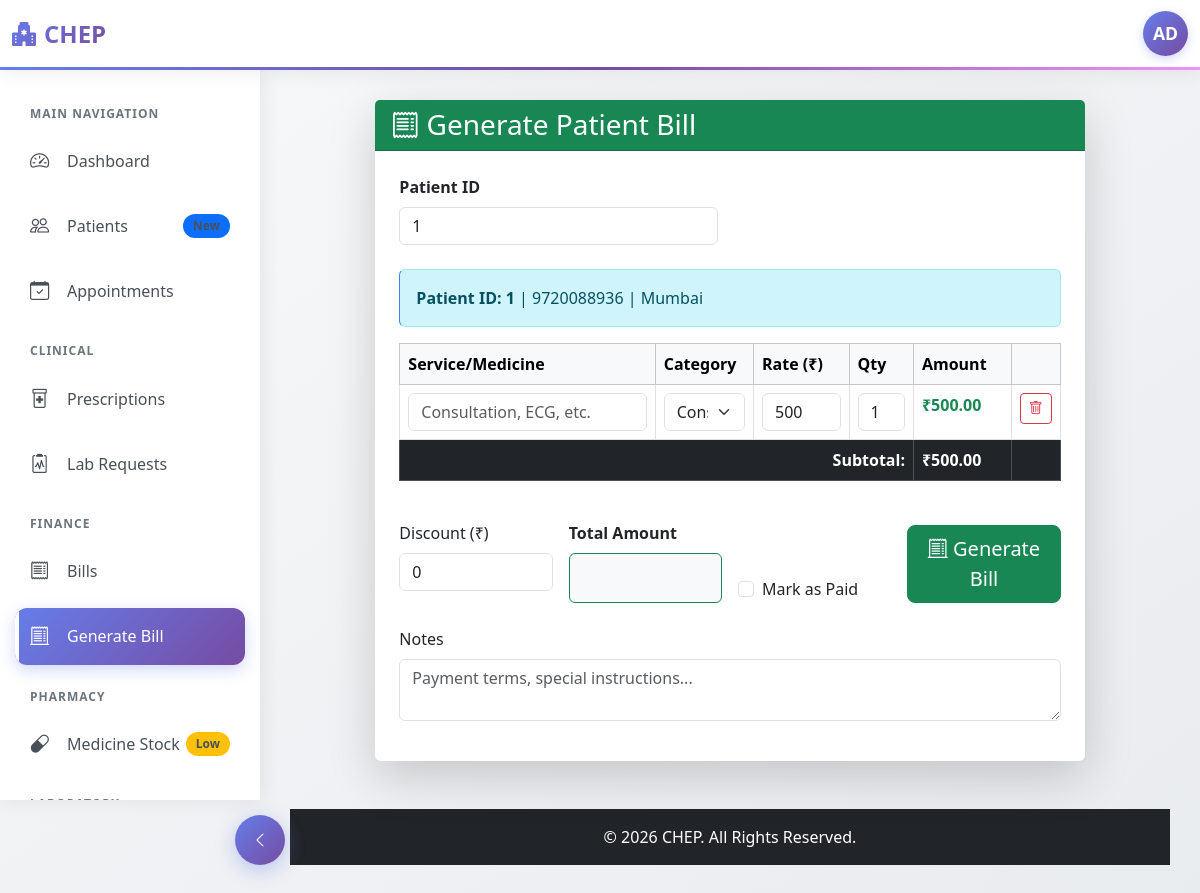
/billing/bill_generate.php?patient_id=1 (signed in), run on the app's committed database.
### tables this page shows
CREATE TABLE patients (
    id INT UNSIGNED PRIMARY KEY AUTO_INCREMENT,
    name VARCHAR(100) NOT NULL,
    email VARCHAR(150),
    contact VARCHAR(15) NOT NULL,
    gender ENUM('male', 'female', 'other'),
    dob DATE,
    blood_group VARCHAR(5),
    address TEXT,
    city VARCHAR(100),
    pincode VARCHAR(10),
    emergency_contact VARCHAR(15),
    created_at TIMESTAMP DEFAULT CURRENT_TIMESTAMP
);

### billing/bill_generate.php (the view, shortened to what this page needs)
<?php
require_once '../config.php';
require_once '../includes/header.php';
$patient_id = (int)($_POST['patient_id'] ?? $_GET['patient_id'] ?? 0);
$patient = null;
if ($patient_id > 0) {
    $stmt_patient = $conn->prepare("SELECT * FROM patients WHERE id = ?");
    $stmt_patient->bind_param('i', $patient_id);
    $stmt_patient->execute();
    $patient = $stmt_patient->get_result()->fetch_assoc();
}
?>
<div class="container-fluid">
    <div class="row justify-content-center">
        <div class="col-xl-10">
            <div class="card shadow-lg border-0">
                <div class="card-header bg-success text-white">
                    <h3 class="mb-0"><i class="bi bi-receipt"></i> Generate Patient Bill</h3>
                </div>
                <div class="card-body p-4">
                    <form method="POST" id="billForm">
                        <div class="row mb-4">
                            <div class="col-md-6">
                                <label class="form-label fw-bold">Patient ID</label>
                                <input
                                    type="number"
                                    name="patient_id"
                                    class="form-control"
                                    placeholder="Enter patient ID..."
                                    min="1"
                                    required
                                    value="<?php echo $patient_id ?: ''; ?>"
                                >
                            </div>
                        </div>
                        <?php if ($patient): ?>
                        <div class="alert alert-info">
                            <strong>Patient ID: <?php echo $patient['id']; ?></strong> |
                            <?php echo htmlspecialchars($patient['contact']); ?> |
                            <?php echo $patient['city']; ?>
                        </div>
                        <?php endif; ?>
                        <div class="table-responsive mb-4">
                            <table class="table table-bordered" id="itemsTable">
                                <thead class="table-light">
                                    <tr>
                                        <th style="width: 40%">Service/Medicine</th>
                                        <th style="width: 15%">Category</th>
                                        <th style="width: 15%">Rate (₹)</th>
                                        <th style="width: 10%">Qty</th>
                                        <th style="width: 15%">Amount</th>
                                        <th style="width: 5%"></th>
                                    </tr>
                                </thead>
                                <tbody>
                                    <tr class="item-row">
                                        <td>
                                            <input type="text" name="bill_items[0][name]" class="form-control item-name" placeholder="Consultation, ECG, etc." list="services-list" required>
                                        </td>
                                        <td>
                                            <select name="bill_items[0][category]" class="form-select">
                                                <option value="consultation">Consultation</option>
                                            </select>
                                        </td>
                                        <td><input type="number" name="bill_items[0][rate]" class="form-control rate-input" min="0" step="0.01" value="500"></td>
                                        <td><input type="number" name="bill_items[0][quantity]" class="form-control qty-input" min="1" value="1"></td>
                                        <td class="amount-cell fw-bold text-success">₹500.00</td>
                                        <td><button type="button" class="btn btn-sm btn-outline-danger remove-row"><i class="bi bi-trash"></i></button></td>
                                    </tr>
                                </tbody>
                                <tfoot>
                                    <tr class="table-dark">
                                        <th colspan="4" class="text-end">Subtotal:</th>
                                        <th id="subtotal">₹500.00</th>
                                        <th></th>
                                    </tr>
                                </tfoot>
                            </table>
                        </div>
                        <div class="row g-3 mb-4">
                            <div class="col-md-3">
                                <label class="form-label">Discount (₹)</label>
                                <input type="number" id="discountAmt" name="discount" class="form-control" min="0" value="0">
                            </div>
                            <div class="col-md-3">
                                <label class="form-label"><strong>Total Amount</strong></label>
                                <input type="text" id="totalAmount" class="form-control fw-bold fs-4 text-success bg-light border-success" readonly>
                            </div>
                            <div class="col-md-3 align-self-end">
                                <div class="form-check">
                                    <input class="form-check-input" type="checkbox" id="markPaid" name="mark_paid">
                                    <label class="form-check-label" for="markPaid">Mark as Paid</label>
                                </div>
                            </div>
                            <div class="col-md-3 align-self-end">
                                <button type="submit" class="btn btn-success btn-lg w-100" id="generateBillBtn">
                                    <i class="bi bi-receipt-cutoff"></i> Generate Bill
                                </button>
                            </div>
                        </div>
                        <div class="mb-3">
                            <label class="form-label">Notes</label>
                            <textarea name="notes" class="form-control" rows="2" placeholder="Payment terms, special instructions..."></textarea>
                        </div>
                    </form>
                </div>
            </div>
        </div>
    </div>
</div>
<?php require_once '../includes/footer.php'; ?>

### includes/header.php (style rules this page uses)
:root { --primary-gradient: linear-gradient(135deg, #667eea 0%, #764ba2 100%); --sidebar-width: 260px; --navbar-height: 70px; }
* { margin: 0; padding: 0; box-sizing: border-box; }
body { background: linear-gradient(to bottom right, #f8f9fa 0%, #e9ecef 100%); font-family: 'Segoe UI', Tahoma, Geneva, Verdana, sans-serif; overflow-x: hidden; }
.alert-info { border-left-color: #3b82f6; }

### data on the page
patients: id "1", contact "9720088936", city "Mumbai"

### other printed values
substr($user_name, 0, 2) "AD"
